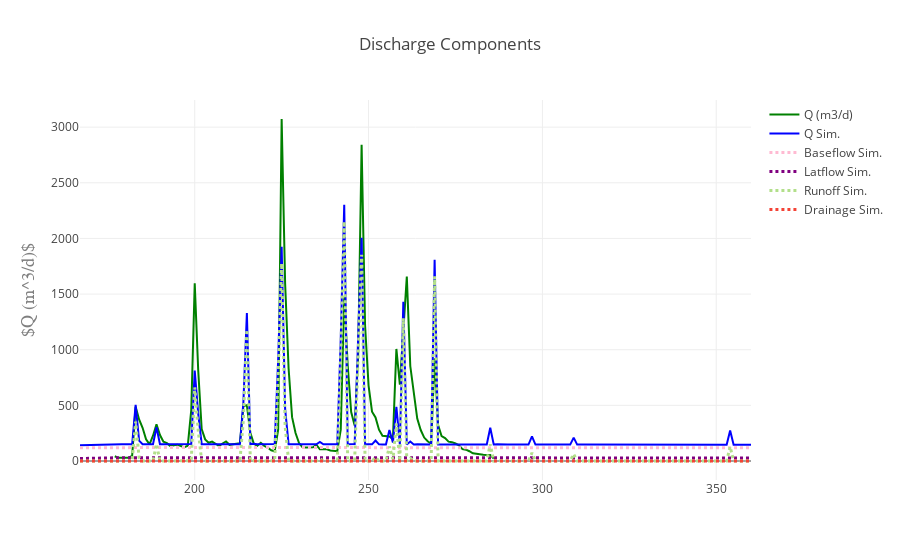

Here is the notebook cell this chart was saved with:
### Code cell
data = [traceObs, traceSim, traceBF, traceLF, traceRO, traceDR]
figname = "Qcomponents.png"

%matplotlib inline
import plotlycred

online = False
if online:
    # fig = py.iplot(data) 
    fig = go.Figure(data=data, layout=layout)
    py.image.save_as(fig, filename=figname)
    # py.plot(fig, filename=figname) # Opens in web
else:
    fig = go.Figure(data=data, layout=layout)
    iplot(fig)

### Figure 1 — Plotly figure (JSON) as saved in the notebook; plotly's stock layout.template omitted (floating-point values rounded to 4 significant figures; data arrays with more than 128 entries replaced by an {"elided": "..."} marker saying what was removed)
{"data": [{"marker": {"color": "green"}, "mode": "lines", "name": "Q (m3/d)", "type": "scatter", "x": {"elided": "194 int values"}, "y": {"elided": "134 float values"}}, {"marker": {"color": "blue"}, "mode": "lines", "name": "Q Sim.", "type": "scatter", "x": {"elided": "194 int values"}, "y": {"elided": "194 float values"}}, {"line": {"color": "#FFBAD2", "dash": "dot", "width": 3}, "mode": "lines", "name": "Baseflow Sim.", "type": "scatter", "x": {"elided": "194 int values"}, "y": {"elided": "194 float values"}}, {"line": {"color": "purple", "dash": "dot", "width": 3}, "mode": "lines", "name": "Latflow Sim.", "type": "scatter", "x": {"elided": "194 int values"}, "y": {"elided": "194 float values"}}, {"line": {"color": "rgb(178,223,138)", "dash": "dot", "width": 3}, "mode": "lines", "name": "Runoff Sim.", "type": "scatter", "x": {"elided": "194 int values"}, "y": {"elided": "194 float values"}}, {"line": {"color": "#F44336", "dash": "dot", "width": 3}, "mode": "lines", "name": "Drainage Sim.", "type": "scatter", "x": {"elided": "194 int values"}, "y": {"elided": "194 float values"}}], "layout": {"title": "Discharge Components", "xaxis": {"title": "", "titlefont": {"color": "#7f7f7f", "family": "Courier New, monospace", "size": 18}}, "yaxis": {"title": "$Q (m^3/d)$", "titlefont": {"color": "#7f7f7f", "family": "Courier New, monospace", "size": 18}}}}
